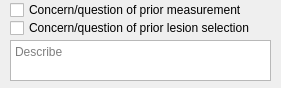
        <widget class="QWidget" name="page_2">
         <property name="geometry">
          <rect>
           <x>0</x>
           <y>0</y>
           <width>281</width>
           <height>88</height>
          </rect>
         </property>
         <attribute name="label">
          <string>2-Restaging or re-evaluation of lesion(s):</string>
         </attribute>
         <widget class="QCheckBox" name="reason_2a">
          <property name="geometry">
           <rect>
            <x>10</x>
            <y>0</y>
            <width>271</width>
            <height>20</height>
           </rect>
          </property>
          <property name="text">
           <string>Concern/question of prior measurement</string>
          </property>
         </widget>
         <widget class="QCheckBox" name="reason_2b">
          <property name="geometry">
           <rect>
            <x>10</x>
            <y>20</y>
            <width>271</width>
            <height>16</height>
           </rect>
          </property>
          <property name="text">
           <string>Concern/question of prior lesion selection</string>
          </property>
         </widget>
         <widget class="QTextEdit" name="describe_2">
          <property name="geometry">
           <rect>
            <x>10</x>
            <y>40</y>
            <width>261</width>
            <height>41</height>
           </rect>
          </property>
          <property name="html">
           <string>&lt;!DOCTYPE HTML PUBLIC &quot;-//W3C//DTD HTML 4.0//EN&quot; &quot;http://www.w3.org/TR/REC-html40/strict.dtd&quot;&gt;
&lt;html&gt;&lt;head&gt;&lt;meta name=&quot;qrichtext&quot; content=&quot;1&quot; /&gt;&lt;style type=&quot;text/css&quot;&gt;
p, li { white-space: pre-wrap; }
&lt;/style&gt;&lt;/head&gt;&lt;body style=&quot; font-family:'MS Shell Dlg 2'; font-size:7.8pt; font-weight:400; font-style:normal;&quot;&gt;
&lt;p style=&quot;-qt-paragraph-type:empty; margin-top:0px; margin-bottom:0px; margin-left:0px; margin-right:0px; -qt-block-indent:0; text-indent:0px;&quot;&gt;&lt;br /&gt;&lt;/p&gt;&lt;/body&gt;&lt;/html&gt;</string>
          </property>
          <property name="placeholderText">
           <string>Describe</string>
          </property>
         </widget>
        </widget>
